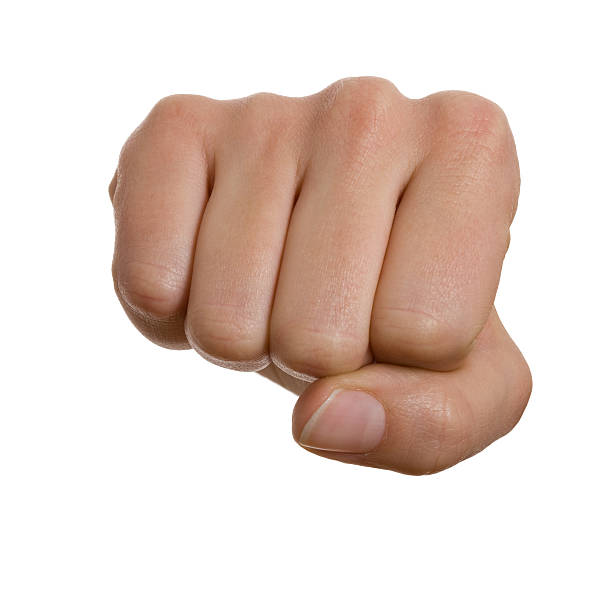
#> input picture HW18_KNN/dataset/fist/fist1.jpg, 612 x 612 px
$ python -i collect_dataset.py   (imports and definitions only)
#> lines starting #> are read from the running program, lines starting #| are printed output that depends on the picture
#> further down, picture is the input picture: shape (612, 612, 3); mean B, G, R 206.5, 214.3, 230.3
import os
import cv2
from datetime import datetime

DATASET_DIR = "dataset"
CLASSES = ["palm", "fist"]
SAVE_SIZE = (128, 128)
BOX_SIZE = 380
CAM_INDEX = 0
MIRROR = True
JPEG_QUALITY = 95

USE_CLAHE = True


# [4 lines left out: function ensure_folders, not called in this run]


def apply_clahe_bgr(img_bgr):
    lab = cv2.cvtColor(img_bgr, cv2.COLOR_BGR2LAB)
#> lab: shape (612, 612, 3); mean of channels 0, 1, 2 220.6, 133.2, 134.6
    l, a, b = cv2.split(lab)
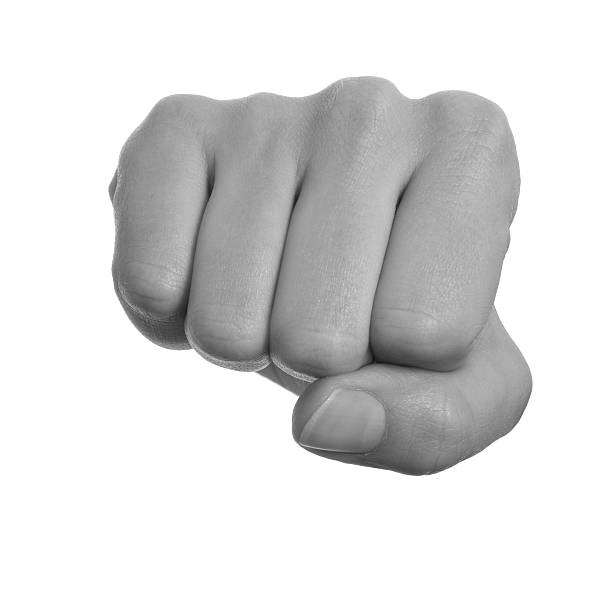
#> l: shape (612, 612); min 17, max 255, mean 220.6
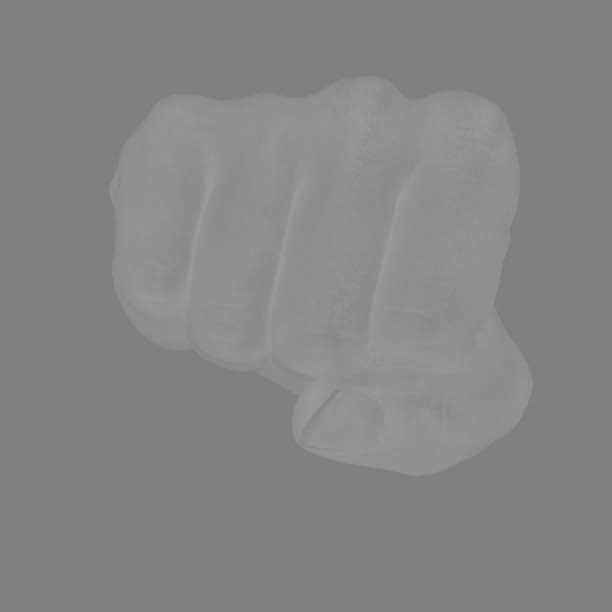
#> a: shape (612, 612); min 121, max 160, mean 133.2
    clahe = cv2.createCLAHE(clipLimit=2.0, tileGridSize=(8, 8))
    l2 = clahe.apply(l)
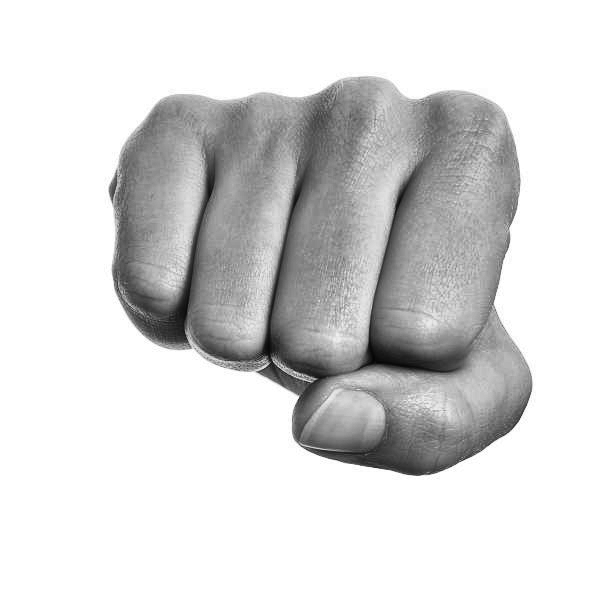
#> l2: shape (612, 612); min 5, max 255, mean 218.1
    lab2 = cv2.merge([l2, a, b])
#> lab2: shape (612, 612, 3); mean of channels 0, 1, 2 218.1, 133.2, 134.6
    return cv2.cvtColor(lab2, cv2.COLOR_LAB2BGR)
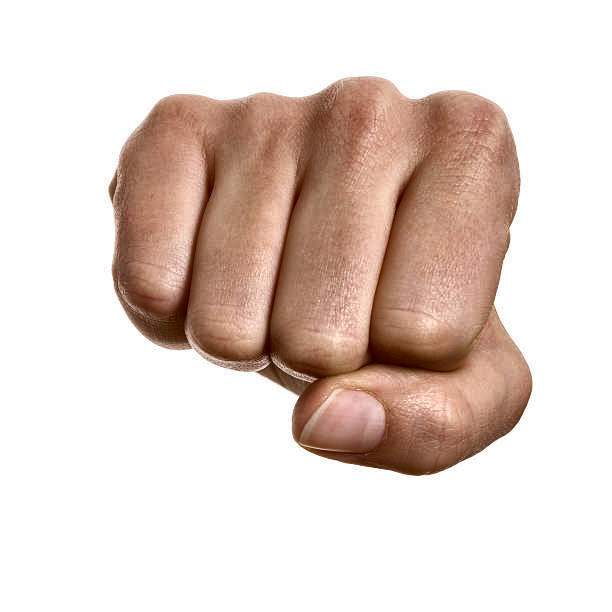
#> returned value: shape (612, 612, 3); mean B, G, R 204.6, 212.1, 227.8


# [73 lines left out: function main, not called in this run]


# [2 lines not run here, left out]

>>> import cv2
>>> picture = cv2.imread('dataset/fist/fist1.jpg')
>>> result = apply_clahe_bgr(picture)

$ run again, on HW18_KNN/dataset/fist/fist10.jpg
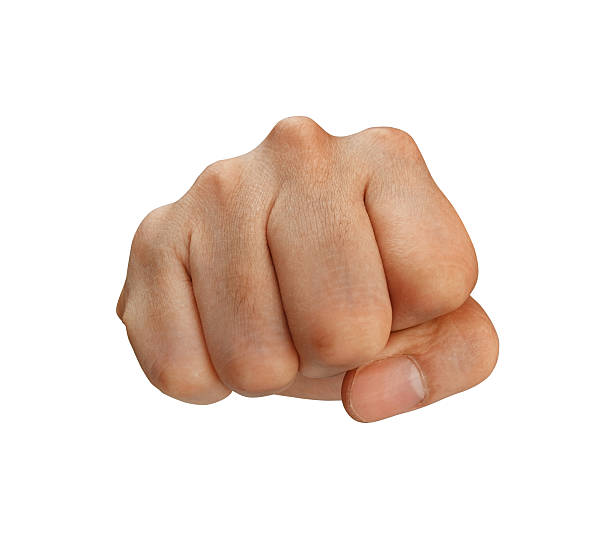
#> input picture HW18_KNN/dataset/fist/fist10.jpg, 612 x 537 px
#> picture is the input picture: shape (537, 612, 3); mean B, G, R 216.2, 224.3, 237.9
#> lab: shape (537, 612, 3); mean of channels 0, 1, 2 229.4, 132.3, 134.4
#> in apply_clahe_bgr, `l, a, b = cv2.split(lab)`:
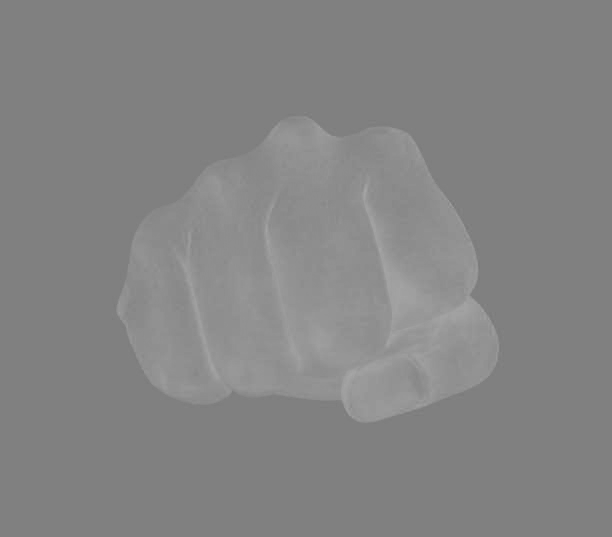
#> a: shape (537, 612); min 119, max 166, mean 132.3
#> lab2: shape (537, 612, 3); mean of channels 0, 1, 2 227.2, 132.3, 134.4
#> in apply_clahe_bgr, `return cv2.cvtColor(lab2, cv2.COLOR_LAB2BGR)`:
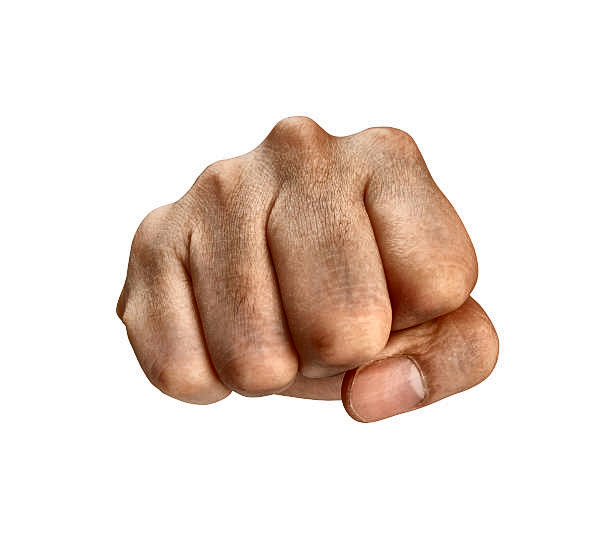
#> returned value: shape (537, 612, 3); mean B, G, R 214.4, 222.2, 235.6

$ run again, on HW18_KNN/dataset/fist/fist11.jpg
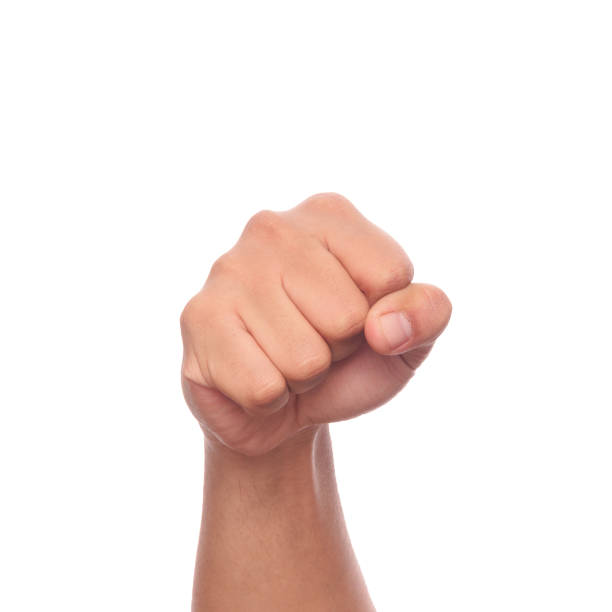
#> input picture HW18_KNN/dataset/fist/fist11.jpg, 612 x 612 px
#> picture is the input picture: shape (612, 612, 3); mean B, G, R 228.9, 232.6, 244.4
#> lab: shape (612, 612, 3); mean of channels 0, 1, 2 237, 132.1, 131.8
#> in apply_clahe_bgr, `l, a, b = cv2.split(lab)`:
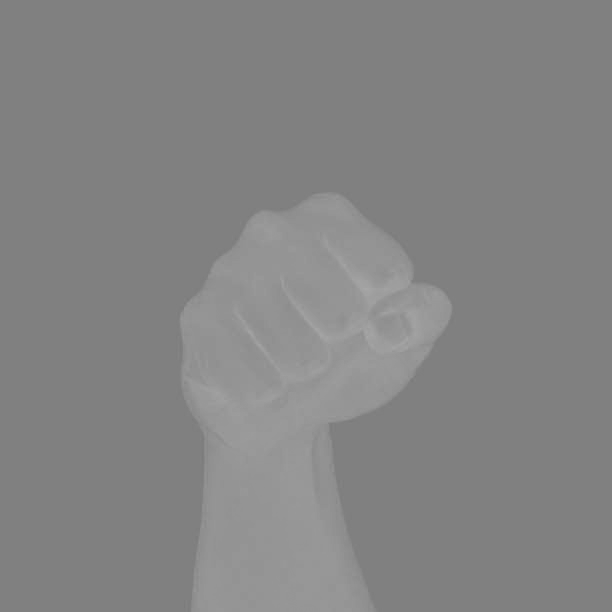
#> a: shape (612, 612); min 122, max 168, mean 132.1
#> lab2: shape (612, 612, 3); mean of channels 0, 1, 2 234.8, 132.1, 131.8
#> in apply_clahe_bgr, `return cv2.cvtColor(lab2, cv2.COLOR_LAB2BGR)`:
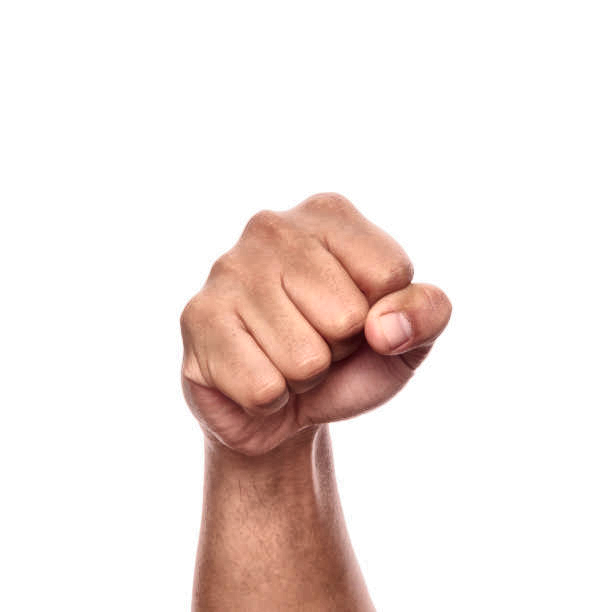
#> returned value: shape (612, 612, 3); mean B, G, R 226.9, 230.6, 242.1

$ run again, on HW18_KNN/dataset/fist/fist12.jpg
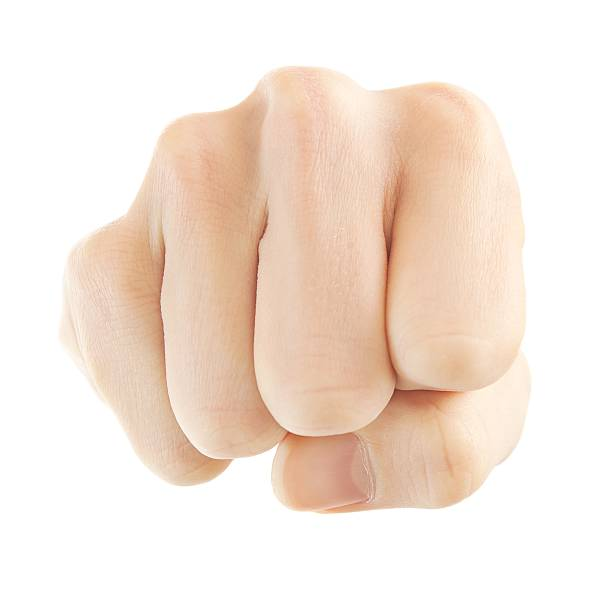
#> input picture HW18_KNN/dataset/fist/fist12.jpg, 612 x 612 px
#> picture is the input picture: shape (612, 612, 3); mean B, G, R 219.4, 230.4, 244.8
#> lab: shape (612, 612, 3); mean of channels 0, 1, 2 235.3, 131.6, 135.5
#> in apply_clahe_bgr, `l2 = clahe.apply(l)`:
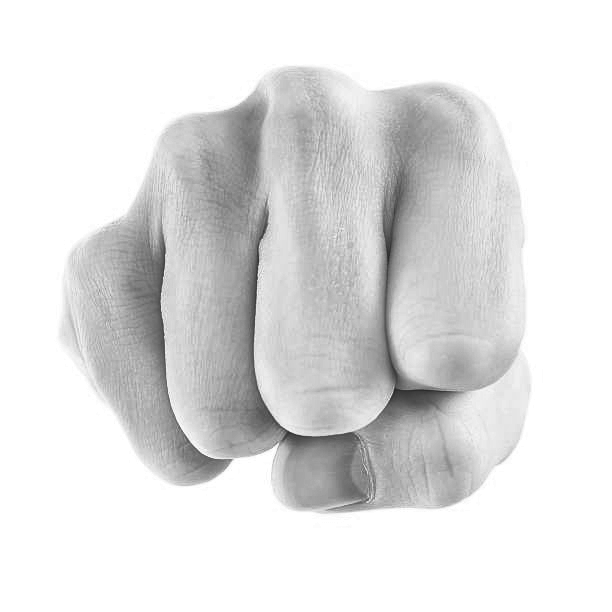
#> l2: shape (612, 612); min 38, max 255, mean 225.1
#> lab2: shape (612, 612, 3); mean of channels 0, 1, 2 225.1, 131.6, 135.5
#> in apply_clahe_bgr, `return cv2.cvtColor(lab2, cv2.COLOR_LAB2BGR)`:
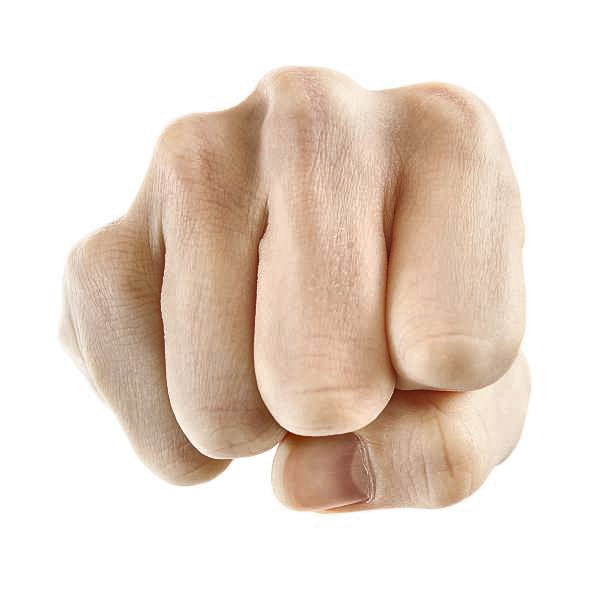
#> returned value: shape (612, 612, 3); mean B, G, R 209, 219.7, 233.5
